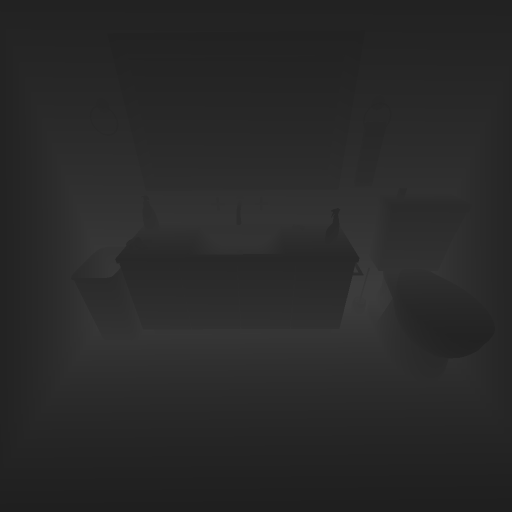
#> input picture Assign3/input/depth.png, 1024 x 1024 px (shown at 1/2 size)
$ python task1.py
#> lines starting #> are read from the running program, lines starting #| are printed output that depends on the picture; pictures that were not available may be replaced by others from this repository, and a replacement may not be noted
import os
import numpy as np
import cv2 as cv

def main(path, input_id):
#> called with path = 'Assign3', input_id = 0
    depth = cv.imread(os.path.join(path, 'input', 'depth.png'), cv.IMREAD_UNCHANGED)
#> depth is the input picture: shape (1024, 1024) uint16; min 7927, max 15564, mean 10563.6
    depth = depth * 10.0 / 65535
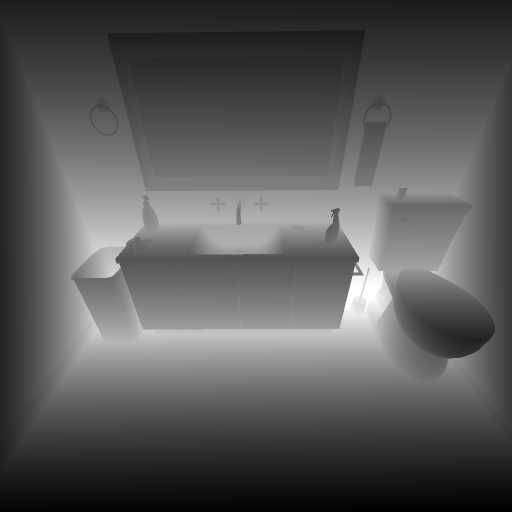
#> depth: shape (1024, 1024) float64 (shown at 1/2 size); min 1.21, max 2.37, mean 1.61; drawn with min black and max white
    normal = cv.imread(os.path.join(path, 'input', 'normal.png'), cv.IMREAD_UNCHANGED)
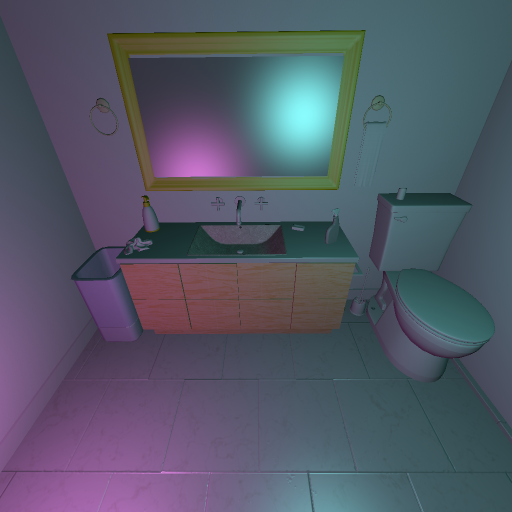
#> input picture Assign3/input/task2-0.png, 1024 x 1024 px, given in place of normal.png, which was not available (shown at 1/2 size)
#> normal is the input picture: shape (1024, 1024, 3); mean B, G, R 102.7, 87.9, 83.4
    normal = normal * 2.0 / 65535 - 1.0
    diffuse = cv.imread(os.path.join(path, 'input', 'diffuse.png'), cv.IMREAD_UNCHANGED)
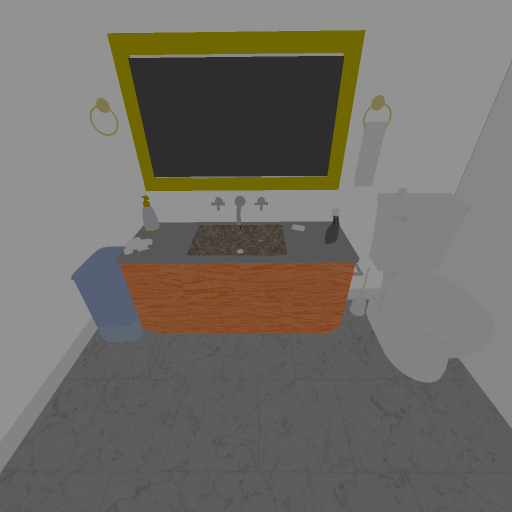
#> input picture Assign3/input/diffuse.png, 1024 x 1024 px (shown at 1/2 size)
#> diffuse is the input picture: shape (1024, 1024, 3); mean B, G, R 103, 109.6, 113.3
    diffuse = diffuse * 1.0 / 255
    specular = cv.imread(os.path.join(path, 'input', 'specular.png'), cv.IMREAD_UNCHANGED)
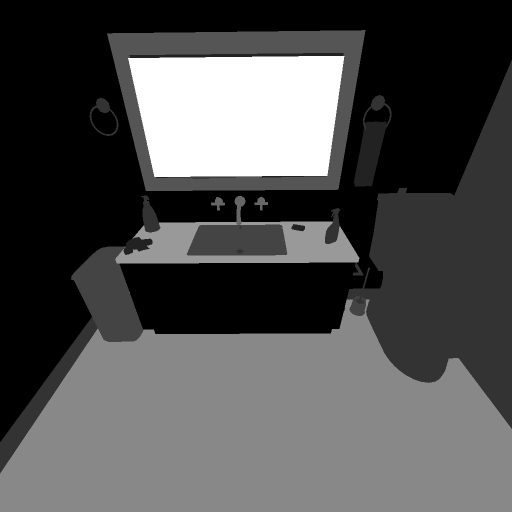
#> input picture Assign3/input/specular.png, 1024 x 1024 px (shown at 1/2 size)
#> specular is the input picture: shape (1024, 1024, 3); min 0, max 15, mean 4.67
    specular = specular * 1.0 / 255
    shininess = cv.imread(os.path.join(path, 'input', 'shininess.png'), cv.IMREAD_UNCHANGED)
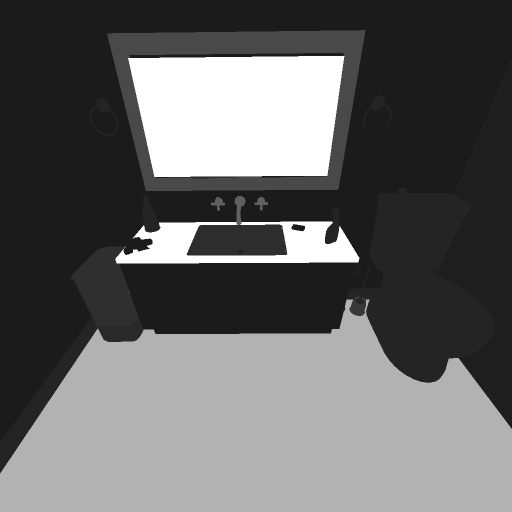
#> input picture Assign3/input/shininess.png, 1024 x 1024 px (shown at 1/2 size)
#> shininess is the input picture: shape (1024, 1024, 3); min 27, max 255, mean 101.1
    shininess = shininess * 100.0 / 255
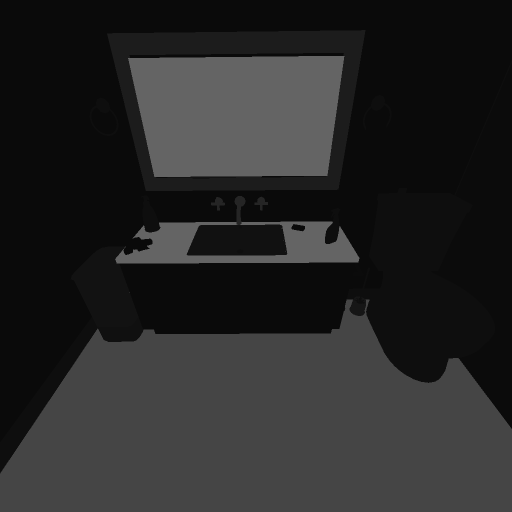
#> shininess: shape (1024, 1024, 3) float64 (shown at 1/2 size); min 10.59, max 100, mean 39.6
#> (the run stopped early here; a loop or call above may not have finished)
